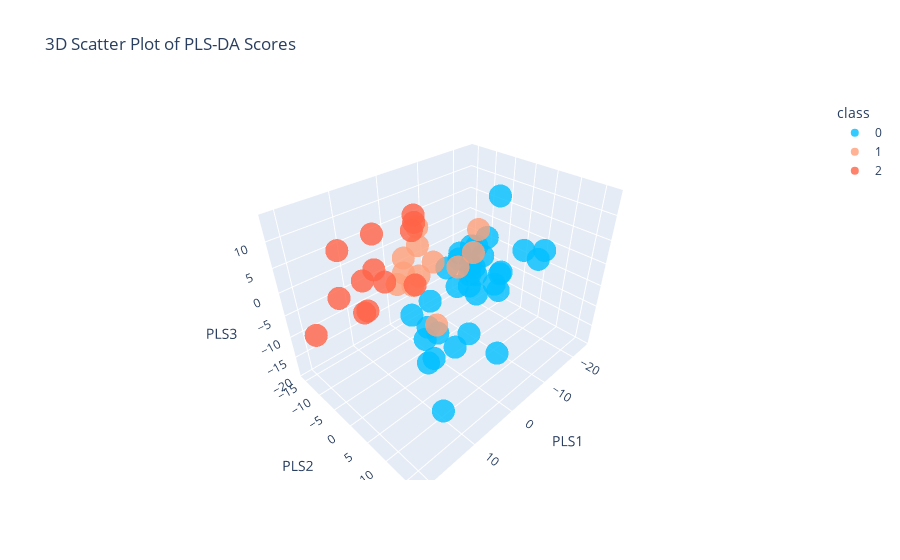

Source (notebook cell):
### Code cell
pls_3 = PLS(X_train_, Y_train_)
plot_scores(pls_3.x_scores_, Y_train_)

### Figure 1 — Plotly figure (JSON) as saved in the notebook; plotly's stock layout.template omitted (floating-point values rounded to 4 significant figures)
{"data": [{"hovertemplate": "class=0<br>0=%{x}<br>1=%{y}<br>2=%{z}<extra></extra>", "legendgroup": "0", "marker": {"color": "deepskyblue", "opacity": 0.8, "symbol": "circle"}, "mode": "markers", "name": "0", "scene": "scene", "showlegend": true, "x": [8.442, -10.71, 8.485, 9.326, 2.258, -17.52, -1.873, 5.564, 4.554, -6.591, -20.97, 8.877, -7.952, 6.234, -8.429, -23.8, -4.141, -5.593, -13.15, -1.321, -2.882, -1.594, -3.708, 1.698, 4.485, 1.045, -7.961, -1.835, -2.911, -9.0, -16.82, -24.24, -7.313], "y": [5.162, 4.855, 1.419, 9.719, -1.612, -4.599, 2.426, 1.231, 16.97, -2.551, 7.237, 7.154, -3.261, 3.666, -7.29, -10.91, 2.885, 3.076, 7.769, -2.772, 9.631, 6.895, 4.323, 8.413, 7.809, 7.655, 6.62, 11.42, 5.454, 13.64, -8.289, -7.215, 0.03296], "z": [-11.0, -0.976, -2.418, -19.11, -10.54, 0.07739, 4.67, -9.791, -3.453, -5.872, 0.4505, -8.302, 0.9182, 0.5261, -4.517, -9.677, 0.6188, 5.935, 3.912, -14.89, 2.399, -0.3599, 2.971, -6.435, -8.149, 6.936, -2.916, 5.8, 2.385, 6.341, -3.117, 6.342, -4.824], "type": "scatter3d"}, {"hovertemplate": "class=1<br>0=%{x}<br>1=%{y}<br>2=%{z}<extra></extra>", "legendgroup": "1", "marker": {"color": "lightsalmon", "opacity": 0.8, "symbol": "circle"}, "mode": "markers", "name": "1", "scene": "scene", "showlegend": true, "x": [4.233, 5.483, 0.6456, -8.077, -5.432, 6.347, 9.424, -1.277, 1.3, 3.945, 11.9, -5.176], "y": [-1.223, -1.528, -0.9237, -15.79, 3.471, -2.562, -0.7158, 6.171, -4.754, -5.856, 10.82, -1.042], "z": [11.69, 0.7991, -10.53, -10.26, 9.398, 6.222, 3.313, 7.745, 5.673, 0.6222, 13.72, -0.03283], "type": "scatter3d"}, {"hovertemplate": "class=2<br>0=%{x}<br>1=%{y}<br>2=%{z}<extra></extra>", "legendgroup": "2", "marker": {"color": "tomato", "opacity": 0.8, "symbol": "circle"}, "mode": "markers", "name": "2", "scene": "scene", "showlegend": true, "x": [13.24, 3.049, -5.314, 8.064, 9.832, 13.58, 14.64, 11.29, 2.916, 12.01, 16.52, -4.916, 21.11], "y": [-4.478, -3.828, -13.33, -8.496, -6.376, -10.99, -3.31, -1.486, -4.223, -6.922, -7.559, -12.94, -9.092], "z": [-2.14, -1.416, 4.776, 9.117, 3.766, 7.156, -1.158, 4.298, 9.429, 2.261, 0.6193, 6.616, -5.626], "type": "scatter3d"}], "layout": {"scene": {"xaxis": {"title": {"text": "PLS1"}}, "yaxis": {"title": {"text": "PLS2"}}, "zaxis": {"title": {"text": "PLS3"}}}, "legend": {"title": {"text": "class"}, "tracegroupgap": 0}, "title": {"text": "3D Scatter Plot of PLS-DA Scores"}}}
